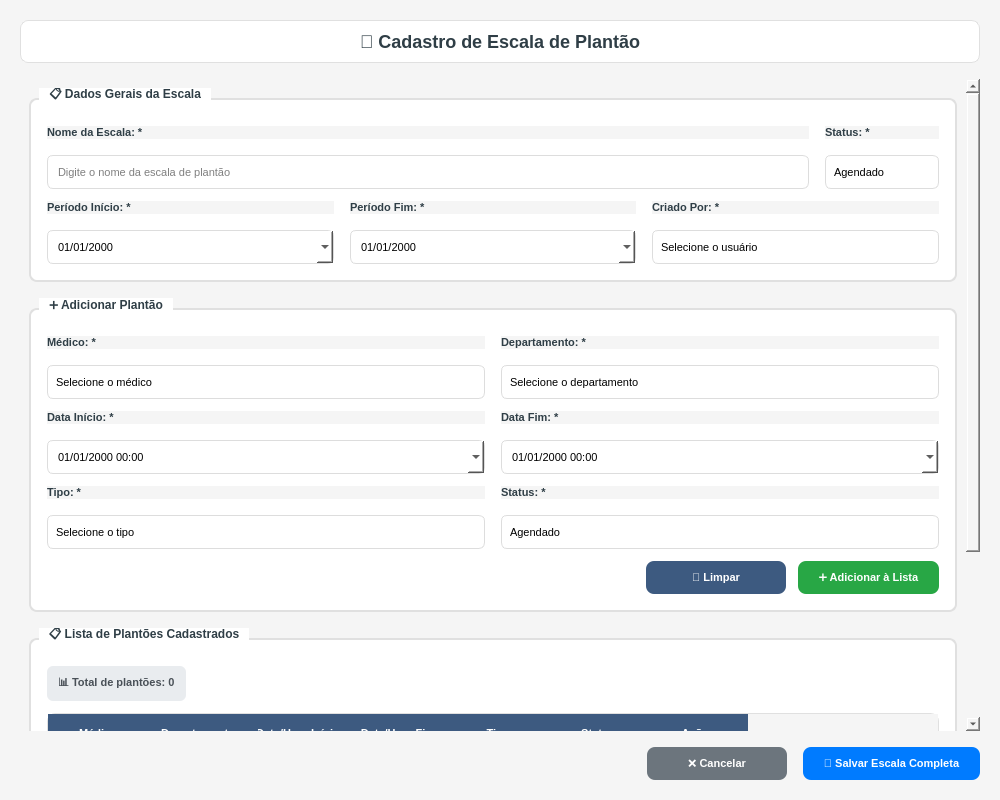
<?xml version="1.0" encoding="UTF-8"?>
<ui version="4.0">
 <class>ShiftForm</class>
 <widget class="QWidget" name="ShiftForm">
  <property name="geometry">
   <rect>
    <x>0</x>
    <y>0</y>
    <width>1000</width>
    <height>800</height>
   </rect>
  </property>
  <property name="minimumSize">
   <size>
    <width>900</width>
    <height>700</height>
   </size>
  </property>
  <property name="windowTitle">
   <string>GEM - Cadastro de Escala de Plantão</string>
  </property>
  <property name="windowIcon">
   <iconset>
    <normaloff>../../../images/logo_hepp.png</normaloff>../../../images/logo_hepp.png</iconset>
  </property>
  <property name="styleSheet">
   <string notr="true">QWidget {
    background-color: #f5f5f5;
    font-family: 'Segoe UI';
}

QGroupBox {
    font-weight: bold;
    font-size: 12px;
    color: #2F3E46;
    border: 2px solid #e0e0e0;
    border-radius: 8px;
    margin-top: 10px;
    padding-top: 10px;
    background-color: white;
}

QGroupBox::title {
    subcontrol-origin: margin;
    left: 10px;
    padding: 0 8px 0 8px;
    background-color: white;
}

QLabel {
    color: #2F3E46;
    font-weight: bold;
    font-size: 11px;
}

QLabel#lblObrigatorio {
    color: #dc3545;
    font-size: 10px;
    font-style: italic;
}

QLineEdit {
    border: 1px solid #ddd;
    border-radius: 6px;
    padding: 8px;
    background-color: white;
    font-size: 11px;
    selection-background-color: #3D5A80;
}

QLineEdit:focus {
    border: 2px solid #3D5A80;
    background-color: #f8f9ff;
}

QTextEdit {
    border: 1px solid #ddd;
    border-radius: 6px;
    padding: 8px;
    background-color: white;
    font-size: 11px;
    selection-background-color: #3D5A80;
}

QTextEdit:focus {
    border: 2px solid #3D5A80;
    background-color: #f8f9ff;
}

QDateEdit, QDateTimeEdit {
    border: 1px solid #ddd;
    border-radius: 6px;
    padding: 8px;
    background-color: white;
    font-size: 11px;
    selection-background-color: #3D5A80;
}

QDateEdit:focus, QDateTimeEdit:focus {
    border: 2px solid #3D5A80;
    background-color: #f8f9ff;
}

QComboBox {
    border: 1px solid #ddd;
    border-radius: 6px;
    padding: 8px;
    background-color: white;
    font-size: 11px;
    selection-background-color: #3D5A80;
}

QComboBox:focus {
    border: 2px solid #3D5A80;
}

QComboBox::drop-down {
    border: none;
    width: 20px;
}

QComboBox::down-arrow {
    image: url();
    border: 1px solid #3D5A80;
    width: 8px;
    height: 8px;
    background-color: #3D5A80;
}

QPushButton {
    background-color: #3D5A80;
    color: white;
    border: none;
    border-radius: 8px;
    padding: 10px 20px;
    font-weight: bold;
    font-size: 11px;
    min-width: 100px;
}

QPushButton:hover {
    background-color: #2E4A66;
}

QPushButton:pressed {
    background-color: #1D3557;
}

QPushButton#btnAdicionar {
    background-color: #28a745;
}

QPushButton#btnAdicionar:hover {
    background-color: #218838;
}

QPushButton#btnAdicionar:pressed {
    background-color: #1e7e34;
}

QPushButton#btnRemover {
    background-color: #dc3545;
    min-width: 30px;
    max-width: 30px;
    min-height: 30px;
    max-height: 30px;
    padding: 5px;
}

QPushButton#btnRemover:hover {
    background-color: #c82333;
}

QPushButton#btnRemover:pressed {
    background-color: #bd2130;
}

QPushButton#btnSalvar {
    background-color: #007bff;
    min-width: 120px;
}

QPushButton#btnSalvar:hover {
    background-color: #0056b3;
}

QPushButton#btnSalvar:pressed {
    background-color: #004085;
}

QPushButton#btnCancelar {
    background-color: #6c757d;
}

QPushButton#btnCancelar:hover {
    background-color: #545b62;
}

QPushButton#btnCancelar:pressed {
    background-color: #3d4142;
}

QTableWidget {
    background-color: white;
    border: 1px solid #e0e0e0;
    border-radius: 8px;
    gridline-color: #f0f0f0;
    selection-background-color: #e3f2fd;
}

QHeaderView::section {
    background-color: #3D5A80;
    color: white;
    padding: 10px;
    border: none;
    font-weight: bold;
    font-size: 11px;
}

QTableWidget::item {
    padding: 8px;
    border-bottom: 1px solid #f0f0f0;
}

QTableWidget::item:selected {
    background-color: #e3f2fd;
    color: #1565c0;
}

QTableWidget::item:hover {
    background-color: #f5f5f5;
}
</string>
  </property>
  <layout class="QVBoxLayout" name="mainLayout">
   <property name="spacing">
    <number>16</number>
   </property>
   <property name="leftMargin">
    <number>20</number>
   </property>
   <property name="topMargin">
    <number>20</number>
   </property>
   <property name="rightMargin">
    <number>20</number>
   </property>
   <property name="bottomMargin">
    <number>20</number>
   </property>
   <item>
    <widget class="QLabel" name="lblTitulo">
     <property name="text">
      <string>🏥 Cadastro de Escala de Plantão</string>
     </property>
     <property name="styleSheet">
      <string notr="true">QLabel {
    font-size: 18px;
    font-weight: bold;
    color: #2F3E46;
    padding: 10px;
    background-color: white;
    border-radius: 8px;
    border: 1px solid #e0e0e0;
}</string>
     </property>
     <property name="alignment">
      <set>Qt::AlignCenter</set>
     </property>
    </widget>
   </item>
   <item>
    <widget class="QScrollArea" name="scrollArea">
     <property name="widgetResizable">
      <bool>true</bool>
     </property>
     <property name="styleSheet">
      <string notr="true">QScrollArea {
    border: none;
    background-color: transparent;
}</string>
     </property>
     <widget class="QWidget" name="scrollAreaWidgetContents">
      <property name="geometry">
       <rect>
        <x>0</x>
        <y>0</y>
        <width>958</width>
        <height>1000</height>
       </rect>
      </property>
      <layout class="QVBoxLayout" name="scrollLayout">
       <property name="spacing">
        <number>16</number>
       </property>
       <item>
        <widget class="QGroupBox" name="groupDadosEscala">
         <property name="title">
          <string>📋 Dados Gerais da Escala</string>
         </property>
         <layout class="QVBoxLayout" name="dadosEscalaLayout">
          <property name="spacing">
           <number>12</number>
          </property>
          <property name="leftMargin">
           <number>16</number>
          </property>
          <property name="topMargin">
           <number>16</number>
          </property>
          <property name="rightMargin">
           <number>16</number>
          </property>
          <property name="bottomMargin">
           <number>16</number>
          </property>
          <item>
           <layout class="QHBoxLayout" name="linha1EscalaLayout">
            <property name="spacing">
             <number>16</number>
            </property>
            <item>
             <layout class="QVBoxLayout" name="nomeEscalaLayout">
              <item>
               <widget class="QLabel" name="lblNomeEscala">
                <property name="text">
                 <string>Nome da Escala: *</string>
                </property>
               </widget>
              </item>
              <item>
               <widget class="QLineEdit" name="txtNomeEscala">
                <property name="placeholderText">
                 <string>Digite o nome da escala de plantão</string>
                </property>
               </widget>
              </item>
             </layout>
            </item>
            <item>
             <layout class="QVBoxLayout" name="statusEscalaLayout">
              <item>
               <widget class="QLabel" name="lblStatusEscala">
                <property name="text">
                 <string>Status: *</string>
                </property>
               </widget>
              </item>
              <item>
               <widget class="QComboBox" name="cmbStatusEscala">
                <item>
                 <property name="text">
                  <string>Agendado</string>
                 </property>
                </item>
                <item>
                 <property name="text">
                  <string>Em Andamento</string>
                 </property>
                </item>
                <item>
                 <property name="text">
                  <string>Finalizado</string>
                 </property>
                </item>
                <item>
                 <property name="text">
                  <string>Cancelado</string>
                 </property>
                </item>
               </widget>
              </item>
             </layout>
            </item>
           </layout>
          </item>
          <item>
           <layout class="QHBoxLayout" name="linha2EscalaLayout">
            <property name="spacing">
             <number>16</number>
            </property>
            <item>
             <layout class="QVBoxLayout" name="periodoInicioLayout">
              <item>
               <widget class="QLabel" name="lblPeriodoInicio">
                <property name="text">
                 <string>Período Início: *</string>
                </property>
               </widget>
              </item>
              <item>
               <widget class="QDateEdit" name="dtePeriodoInicio">
                <property name="displayFormat">
                 <string>dd/MM/yyyy</string>
                </property>
                <property name="calendarPopup">
                 <bool>true</bool>
                </property>
               </widget>
              </item>
             </layout>
            </item>
            <item>
             <layout class="QVBoxLayout" name="periodoFimLayout">
              <item>
               <widget class="QLabel" name="lblPeriodoFim">
                <property name="text">
                 <string>Período Fim: *</string>
                </property>
               </widget>
              </item>
              <item>
               <widget class="QDateEdit" name="dtePeriodoFim">
                <property name="displayFormat">
                 <string>dd/MM/yyyy</string>
                </property>
                <property name="calendarPopup">
                 <bool>true</bool>
                </property>
               </widget>
              </item>
             </layout>
            </item>
            <item>
             <layout class="QVBoxLayout" name="criadoPorLayout">
              <item>
               <widget class="QLabel" name="lblCriadoPor">
                <property name="text">
                 <string>Criado Por: *</string>
                </property>
               </widget>
              </item>
              <item>
               <widget class="QComboBox" name="cmbCriadoPor">
                <item>
                 <property name="text">
                  <string>Selecione o usuário</string>
                 </property>
                </item>
               </widget>
              </item>
             </layout>
            </item>
           </layout>
          </item>
         </layout>
        </widget>
       </item>
       <item>
        <widget class="QGroupBox" name="groupAdicionarPlantao">
         <property name="title">
          <string>➕ Adicionar Plantão</string>
         </property>
         <layout class="QVBoxLayout" name="adicionarPlantaoLayout">
          <property name="spacing">
           <number>12</number>
          </property>
          <property name="leftMargin">
           <number>16</number>
          </property>
          <property name="topMargin">
           <number>16</number>
          </property>
          <property name="rightMargin">
           <number>16</number>
          </property>
          <property name="bottomMargin">
           <number>16</number>
          </property>
          <item>
           <layout class="QHBoxLayout" name="linha1PlantaoLayout">
            <property name="spacing">
             <number>16</number>
            </property>
            <item>
             <layout class="QVBoxLayout" name="medicoPlantaoLayout">
              <item>
               <widget class="QLabel" name="lblMedicoPlantao">
                <property name="text">
                 <string>Médico: *</string>
                </property>
               </widget>
              </item>
              <item>
               <widget class="QComboBox" name="cmbMedicoPlantao">
                <item>
                 <property name="text">
                  <string>Selecione o médico</string>
                 </property>
                </item>
               </widget>
              </item>
             </layout>
            </item>
            <item>
             <layout class="QVBoxLayout" name="departamentoLayout">
              <item>
               <widget class="QLabel" name="lblDepartamento">
                <property name="text">
                 <string>Departamento: *</string>
                </property>
               </widget>
              </item>
              <item>
               <widget class="QComboBox" name="cmbDepartamento">
                <item>
                 <property name="text">
                  <string>Selecione o departamento</string>
                 </property>
                </item>
                <item>
                 <property name="text">
                  <string>Sala 1</string>
                 </property>
                </item>
                <item>
                 <property name="text">
                  <string>Sala 2</string>
                 </property>
                </item>
                <item>
                 <property name="text">
                  <string>UTI</string>
                 </property>
                </item>
                <item>
                 <property name="text">
                  <string>Centro Cirúrgico</string>
                 </property>
                </item>
                <item>
                 <property name="text">
                  <string>Emergência</string>
                 </property>
                </item>
               </widget>
              </item>
             </layout>
            </item>
           </layout>
          </item>
          <item>
           <layout class="QHBoxLayout" name="linha2PlantaoLayout">
            <property name="spacing">
             <number>16</number>
            </property>
            <item>
             <layout class="QVBoxLayout" name="dataInicioPlantaoLayout">
              <item>
               <widget class="QLabel" name="lblDataInicioPlantao">
                <property name="text">
                 <string>Data Início: *</string>
                </property>
               </widget>
              </item>
              <item>
               <widget class="QDateTimeEdit" name="dteDataInicioPlantao">
                <property name="displayFormat">
                 <string>dd/MM/yyyy hh:mm</string>
                </property>
                <property name="calendarPopup">
                 <bool>true</bool>
                </property>
               </widget>
              </item>
             </layout>
            </item>
            <item>
             <layout class="QVBoxLayout" name="dataFimPlantaoLayout">
              <item>
               <widget class="QLabel" name="lblDataFimPlantao">
                <property name="text">
                 <string>Data Fim: *</string>
                </property>
               </widget>
              </item>
              <item>
               <widget class="QDateTimeEdit" name="dteDataFimPlantao">
                <property name="displayFormat">
                 <string>dd/MM/yyyy hh:mm</string>
                </property>
                <property name="calendarPopup">
                 <bool>true</bool>
                </property>
               </widget>
              </item>
             </layout>
            </item>
          </layout>
          </item>
          <item>
           <layout class="QHBoxLayout" name="linha3PlantaoLayout">
            <property name="spacing">
             <number>16</number>
            </property>
            <item>
             <layout class="QVBoxLayout" name="tipoPlantaoLayout">
              <item>
               <widget class="QLabel" name="lblTipoPlantao">
                <property name="text">
                 <string>Tipo: *</string>
                </property>
               </widget>
              </item>
              <item>
               <widget class="QComboBox" name="cmbTipoPlantao">
                <item>
                 <property name="text">
                  <string>Selecione o tipo</string>
                 </property>
                </item>
                <item>
                 <property name="text">
                  <string>Diurno</string>
                 </property>
                </item>
                <item>
                 <property name="text">
                  <string>Noturno</string>
                 </property>
                </item>
               </widget>
              </item>
             </layout>
            </item>
            <item>
             <layout class="QVBoxLayout" name="statusPlantaoLayout">
              <item>
               <widget class="QLabel" name="lblStatusPlantao">
                <property name="text">
                 <string>Status: *</string>
                </property>
               </widget>
              </item>
              <item>
               <widget class="QComboBox" name="cmbStatusPlantao">
                <item>
                 <property name="text">
                  <string>Agendado</string>
                 </property>
                </item>
                <item>
                 <property name="text">
                  <string>Em Andamento</string>
                 </property>
                </item>
                <item>
                 <property name="text">
                  <string>Finalizado</string>
                 </property>
                </item>
                <item>
                 <property name="text">
                  <string>Cancelado</string>
                 </property>
                </item>
               </widget>
              </item>
             </layout>
            </item>
           </layout>
          </item>
          <item>
           <layout class="QHBoxLayout" name="botaoAdicionarLayout">
            <item>
             <spacer name="horizontalSpacer">
              <property name="orientation">
               <enum>Qt::Horizontal</enum>
              </property>
              <property name="sizeHint" stdset="0">
               <size>
                <width>40</width>
                <height>20</height>
               </size>
              </property>
             </spacer>
            </item>
            <item>
             <widget class="QPushButton" name="btnLimparCampos">
              <property name="text">
               <string>🧹 Limpar</string>
              </property>
             </widget>
            </item>
            <item>
             <widget class="QPushButton" name="btnAdicionar">
              <property name="text">
               <string>➕ Adicionar à Lista</string>
              </property>
              <property name="default">
               <bool>true</bool>
              </property>
              <property name="shortcut">
               <string>Ctrl+Return</string>
              </property>
             </widget>
            </item>
           </layout>
          </item>
         </layout>
        </widget>
       </item>
       <item>
        <widget class="QGroupBox" name="groupListaPlantoes">
         <property name="title">
          <string>📋 Lista de Plantões Cadastrados</string>
         </property>
         <layout class="QVBoxLayout" name="listaPlantoesLayout">
          <property name="spacing">
           <number>12</number>
          </property>
          <property name="leftMargin">
           <number>16</number>
          </property>
          <property name="topMargin">
           <number>16</number>
          </property>
          <property name="rightMargin">
           <number>16</number>
          </property>
          <property name="bottomMargin">
           <number>16</number>
          </property>
          <item>
           <layout class="QHBoxLayout" name="infoListaLayout">
            <item>
             <widget class="QLabel" name="lblContadorPlantoes">
              <property name="text">
               <string>📊 Total de plantões: 0</string>
              </property>
              <property name="styleSheet">
               <string notr="true">QLabel {
    background-color: #e9ecef;
    color: #495057;
    padding: 8px;
    border-radius: 6px;
    font-weight: bold;
}</string>
              </property>
             </widget>
            </item>
            <item>
             <spacer name="horizontalSpacer_2">
              <property name="orientation">
               <enum>Qt::Horizontal</enum>
              </property>
              <property name="sizeHint" stdset="0">
               <size>
                <width>40</width>
                <height>20</height>
               </size>
              </property>
             </spacer>
            </item>
           </layout>
          </item>
          <item>
           <widget class="QTableWidget" name="tablePlantoes">
            <property name="minimumSize">
             <size>
              <width>0</width>
              <height>200</height>
             </size>
            </property>
            <property name="alternatingRowColors">
             <bool>true</bool>
            </property>
            <property name="selectionBehavior">
             <enum>QAbstractItemView::SelectRows</enum>
            </property>
            <property name="showGrid">
             <bool>true</bool>
            </property>
            <property name="sortingEnabled">
             <bool>true</bool>
            </property>
            <property name="columnCount">
             <number>7</number>
            </property>
            <property name="rowCount">
             <number>0</number>
            </property>
            <column>
             <property name="text">
              <string>Médico</string>
             </property>
            </column>
            <column>
             <property name="text">
              <string>Departamento</string>
             </property>
            </column>
            <column>
             <property name="text">
              <string>Data/Hora Início</string>
             </property>
            </column>
            <column>
             <property name="text">
              <string>Data/Hora Fim</string>
             </property>
            </column>
            <column>
             <property name="text">
              <string>Tipo</string>
             </property>
            </column>
            <column>
             <property name="text">
              <string>Status</string>
             </property>
            </column>
            <column>
             <property name="text">
              <string>Ações</string>
             </property>
            </column>
           </widget>
          </item>
          <item>
           <widget class="QLabel" name="lblObrigatorio">
            <property name="text">
             <string>* Campos obrigatórios</string>
            </property>
           </widget>
          </item>
         </layout>
        </widget>
       </item>
      </layout>
     </widget>
    </widget>
   </item>
   <item>
    <layout class="QHBoxLayout" name="botoesFinaisLayout">
     <property name="spacing">
      <number>16</number>
     </property>
     <item>
      <spacer name="horizontalSpacer_3">
       <property name="orientation">
        <enum>Qt::Horizontal</enum>
       </property>
       <property name="sizeHint" stdset="0">
        <size>
         <width>40</width>
         <height>20</height>
        </size>
       </property>
      </spacer>
     </item>
     <item>
      <widget class="QPushButton" name="btnCancelar">
       <property name="text">
        <string>❌ Cancelar</string>
       </property>
       <property name="shortcut">
        <string>Esc</string>
       </property>
      </widget>
     </item>
     <item>
      <widget class="QPushButton" name="btnSalvar">
       <property name="text">
        <string>💾 Salvar Escala Completa</string>
       </property>
       <property name="shortcut">
        <string>Ctrl+S</string>
       </property>
      </widget>
     </item>
    </layout>
   </item>
  </layout>
 </widget>
 <tabstops>
  <tabstop>txtNomeEscala</tabstop>
  <tabstop>cmbStatusEscala</tabstop>
  <tabstop>dtePeriodoInicio</tabstop>
  <tabstop>dtePeriodoFim</tabstop>
  <tabstop>cmbCriadoPor</tabstop>
  <tabstop>cmbMedicoPlantao</tabstop>
  <tabstop>cmbDepartamento</tabstop>
  <tabstop>dteDataInicioPlantao</tabstop>
  <tabstop>dteDataFimPlantao</tabstop>
  <tabstop>cmbTipoPlantao</tabstop>
  <tabstop>cmbStatusPlantao</tabstop>
  <tabstop>btnLimparCampos</tabstop>
  <tabstop>btnAdicionar</tabstop>
  <tabstop>tablePlantoes</tabstop>
  <tabstop>btnCancelar</tabstop>
  <tabstop>btnSalvar</tabstop>
 </tabstops>
 <resources/>
 <connections/>
</ui>
